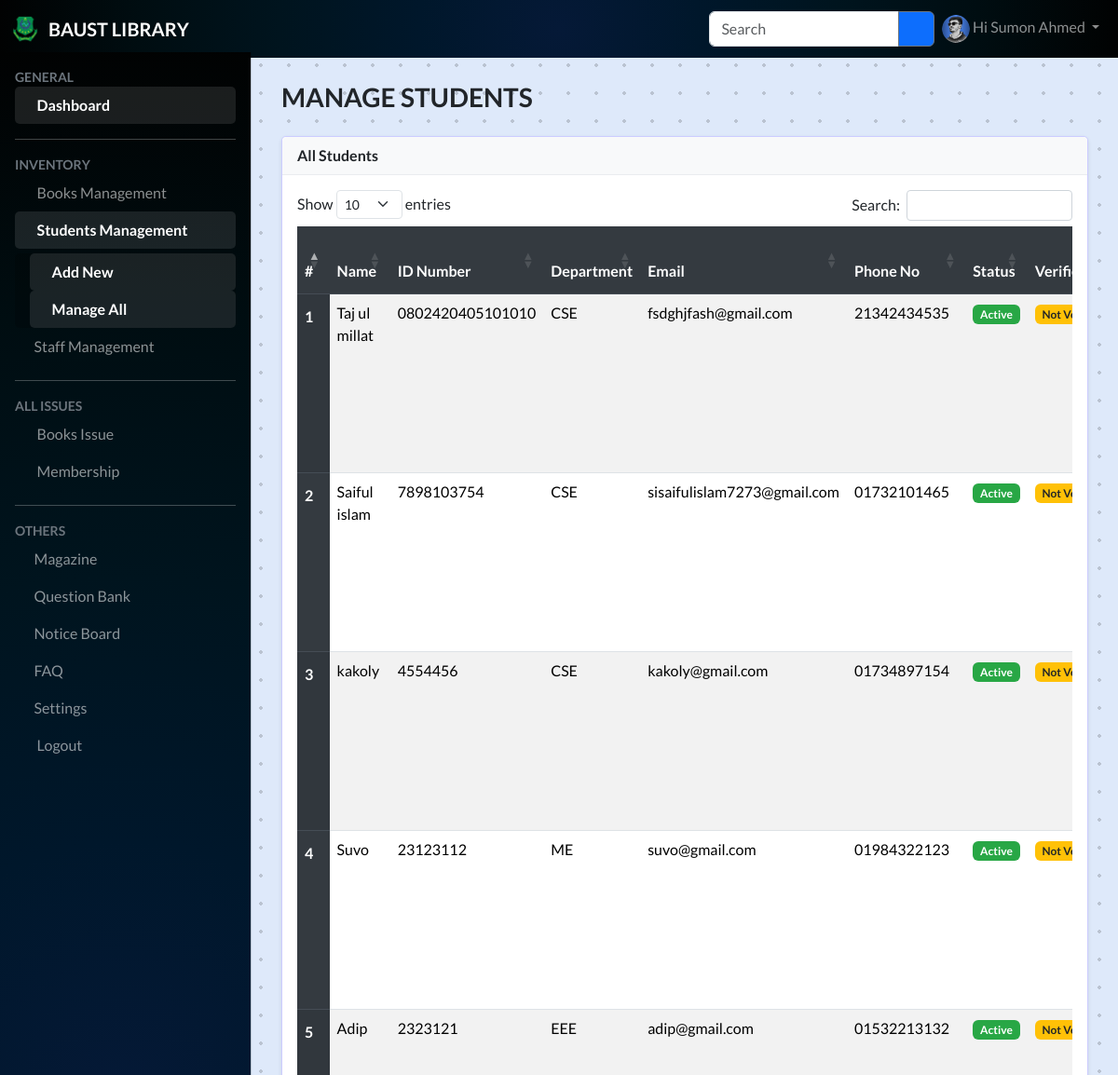
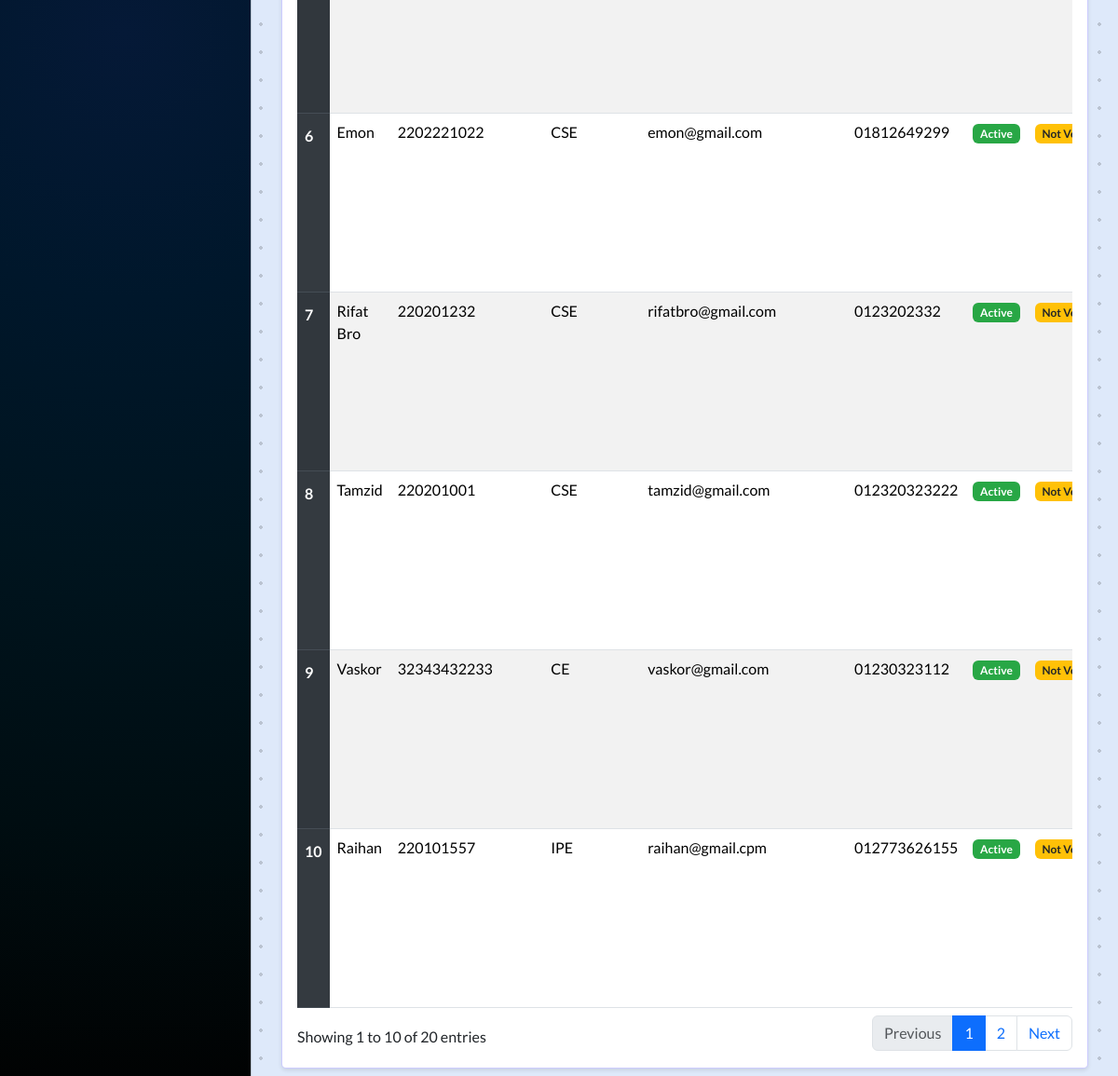
The page /students/index.php (signed in) on the database its author committed (2 pictures, top to bottom).
### tables this page shows
CREATE TABLE `students` (
  `id` int(11) NOT NULL,
  `name` varchar(255) DEFAULT NULL,
  `phone_no` varchar(15) DEFAULT NULL,
  `email` varchar(255) DEFAULT NULL,
  `address` text DEFAULT NULL,
  `status` tinyint(1) NOT NULL DEFAULT 1,
  `created_at` timestamp NOT NULL DEFAULT current_timestamp(),
  `updated_at` timestamp NULL DEFAULT NULL,
  `dept_id` varchar(255) DEFAULT NULL,
  `dept` varchar(255) DEFAULT NULL,
  `reg_no` int(255) DEFAULT NULL,
  `Username` varchar(255) DEFAULT NULL
);

### models/student.php (called while the page is built, shortened)
<?php
function getStudents($conn)
{
    $sql = "select * from students order by id desc ";
    $result = $conn->query($sql);
    return $result;
}

### students/index.php (the view, shortened to what this page needs)
<?php
include_once(DIR_URL . "config/database.php");
include_once(DIR_URL . "models/student.php");
$students = getStudents($conn);
include_once(DIR_URL . "include/header.php");
include_once(DIR_URL . "include/topbar.php");
include_once(DIR_URL . "include/sidebar.php");
?>
<main class="mt-5 pt-3" style="box-sizing:border-box; padding: 20px">
    <div class="container-fluid">
        <div class="row dashboard-counts ">
            <div class="col-md-12 mb-3 mt-4">
                <h3 class="fw-bold text-uppercase">Manage Students</h3>
            </div>
            <div class="col-md-12">
                <div class="card">
                    <div class="card-header">
                        All Students
                    </div>
                    <div class="card-body">
                        <div class="table-responsive">
                            <table id="data-table" class="table table-responsive table-striped" style="width:100%">
                                <thead class="table-dark">
                                    <tr>
                                        <th scope="col">#</th>
                                        <th scope="col">Name</th>
                                        <th scope="col">ID Number</th>
                                        <th scope="col">Department</th>
                                        <th scope="col">Email</th>
                                        <th scope="col">Phone No</th>
                                        <th scope="col">Status</th>
                                        <th scope="col">Verified</th>
                                    </tr>
                                </thead>
                                <tbody>
                                    <?php
                                    if ($students->num_rows > 0) {
                                        $i = 1;
                                        while ($row = $students->fetch_assoc()) {
                                    ?>
                                            <tr>
                                                <th scope="row"><?php echo $i++ ?></th>
                                                <td><?php echo $row['name'] ?></td>
                                                <td><?php echo $row['dept_id'] ?></td>
                                                <td><?php echo $row['dept'] ?></td>
                                                <td><?php echo $row['email'] ?></td>
                                                <td><?php echo $row['phone_no'] ?></td>
                                                <td>
                                                    <?php
                                                    if ($row['status'] == 1)
                                                        echo '<span class="badge text-bg-success">Active</span>';
                                                    else echo '<span class="badge text-bg-danger">Inactive</span>';
                                                    ?>
                                                </td>
                                                <td>
                                                    <?php
                                                    if (isset($row['verified']) && $row['verified'] == 1)
                                                        echo '<span class="badge text-bg-success">Verified</span>';
                                                    else echo '<span class="badge text-bg-warning">Not Verified</span>';
                                                    ?>
                                                </td>
                                            </tr>
                                    <?php }
                                    } ?>
                                </tbody>
                            </table>
                        </div>
                    </div>
                </div>
            </div>
        </div>
    </div>
</main>
<?php include_once(DIR_URL . "include/footer.php") ?>

### assets/css/style.css (style rules this page uses)
body { font-family: "Lato", sans-serif; background-color: #f5f5f5; height: 100vh; }
:root { --offcanvas-width: 270px; --topNavbarHeight: 56px; }
@media (min-width: 992px) { body { overflow: auto !important; } }
@media (min-width: 992px) { main { margin-left: var(--offcanvas-width); } }
.container1 { height: 100%; background-color:#dee9fa; background-image: radial-gradient(rgba(12, 12, 12, 0.171) 2px, transparent 0); background-size: 30px 30px; background-position: -5px -5px; }
.card { background: rgb(255, 255, 255); border-radius: 5px; border: 1px solid rgba(0, 0, 255, .2); transition: all .2s; box-shadow: 10px 10px 2px 1px rgba(0, 0, 255, .2); }
body { margin: auto; overflow: auto; animation: gradient 300s ease infinite; background-size: 400% 400%; background-attachment: fixed; }

### assets/css/custom.css (style rules this page uses)
.card { box-shadow: 0 2px 4px rgba(0, 0, 0, 0.1); }
.card-header { background-color: #f8f9fa; border-bottom: 1px solid #eaecef; font-weight: bold; }
.table thead th, .table-dark th, .table-striped > thead > tr, .table > thead { background-color: #343a40 !important; color: white !important; font-weight: bold; border-color: #454d55 !important; }
.table th { font-weight: bold; }
.table-striped > tbody > tr:nth-of-type(odd) { background-color: rgba(0, 0, 0, 0.025); }
.table-striped > tbody > tr:nth-of-type(even) { background-color: #ffffff; }
.badge.text-bg-success { background-color: #28a745 !important; }
.badge.text-bg-warning { background-color: #ffc107 !important; color: #212529 !important; }

### assets/css/students.css (style rules this page uses)
.student-table th, #student-data-table th, .table-responsive th { background-color: #343a40 !important; color: white !important; font-weight: bold !important; padding: 12px 8px !important; border-color: #454d55 !important; text-align: left !important; }
table.table thead th { background-color: #343a40 !important; color: white !important; font-weight: bold !important; border-color: #454d55 !important; }

### rows shown on the page
students: name "Taj ul millat", dept "0802420405101010", dept "CSE", email "fsdghjfash@gmail.com", phone_no "21342434535", status "Active"
students: name "Saiful islam", dept "7898103754", dept "CSE", email "sisaifulislam7273@gmail.com", phone_no "01732101465", status "Active"
students: name "kakoly", dept "4554456", dept "CSE", email "kakoly@gmail.com", phone_no "01734897154", status "Active"
students: name "Suvo", dept "23123112", dept "ME", email "suvo@gmail.com", phone_no "01984322123", status "Active"
students: name "Adip", dept "2323121", dept "EEE", email "adip@gmail.com", phone_no "01532213132", status "Active"
students: name "Emon", dept "2202221022", dept "CSE", email "emon@gmail.com", phone_no "01812649299", status "Active"
students: name "Rifat Bro", dept "220201232", dept "CSE", email "rifatbro@gmail.com", phone_no "0123202332", status "Active"
students: name "Tamzid", dept "220201001", dept "CSE", email "tamzid@gmail.com", phone_no "012320323222", status "Active"
students: name "Vaskor", dept "32343432233", dept "CE", email "vaskor@gmail.com", phone_no "01230323112", status "Active"
students: name "Raihan", dept "220101557", dept "IPE", email "raihan@gmail.cpm", phone_no "012773626155", status "Active"

### other values the page prints
$_SESSION['user']['name'] "Sumon Ahmed"
